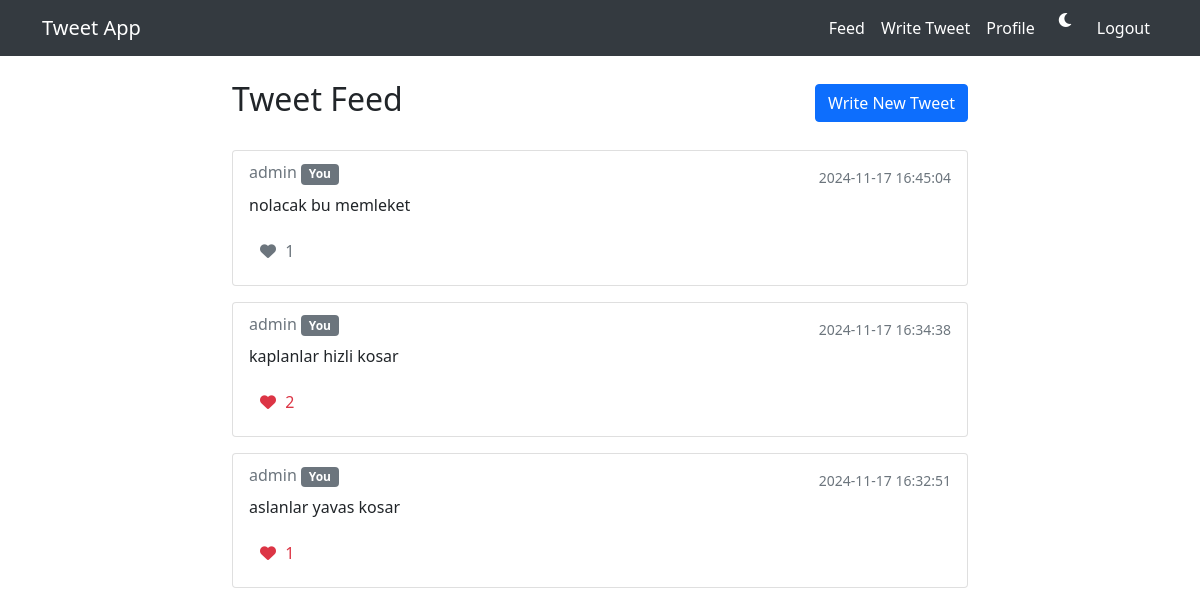
/feed (signed in), run on the app's committed database.
### app.py (models this page shows, shortened)
class User(UserMixin, db.Model):
    id = db.Column(db.Integer, primary_key=True)
    username = db.Column(db.String(80), unique=True, nullable=False)
    password_hash = db.Column(db.String(120), nullable=False)
    bio = db.Column(db.String(200))
    profile_picture = db.Column(db.String(200), default='default.jpg')
    created_at = db.Column(db.DateTime, default=datetime.utcnow)
    tweets = db.relationship('Tweet', backref='author', lazy=True)
    likes = db.relationship('Like', backref='user', lazy=True)

class Tweet(db.Model):
    id = db.Column(db.Integer, primary_key=True)
    content = db.Column(db.String(280), nullable=False)
    timestamp = db.Column(db.DateTime, default=datetime.utcnow)
    user_id = db.Column(db.Integer, db.ForeignKey('user.id'), nullable=False)
    likes = db.relationship('Like', backref='tweet', lazy=True)

### app.py (the view)
@app.route('/feed')
@login_required
def feed():
    all_tweets = Tweet.query.order_by(Tweet.timestamp.desc()).all()
    tweets_with_authors = []
    for tweet in all_tweets:
        like_status = Like.query.filter_by(user_id=current_user.id, tweet_id=tweet.id).first() is not None
        tweets_with_authors.append({
            'id': tweet.id,
            'content': tweet.content,
            'timestamp': tweet.timestamp,
            'author': tweet.author.username,
            'is_own_tweet': tweet.author.id == current_user.id,
            'likes': len(tweet.likes),
            'is_liked_by': like_status
        })
    return render_template('feed.html', tweets=tweets_with_authors)

### app.py (called while the page is built)
@login_manager.user_loader
def load_user(user_id):
    return User.query.get(int(user_id))

### templates/feed.html (shortened to what this page needs)
{% extends "base.html" %}
{% block content %}
<div class="row">
    <div class="col-md-8 mx-auto">
        <div class="d-flex justify-content-between align-items-center mb-4">
            <h2>Tweet Feed</h2>
            <a href="{{ url_for('write_tweet') }}" class="btn btn-primary">Write New Tweet</a>
        </div>
        {% if tweets %}
            {% for tweet in tweets %}
                <div class="card mb-3">
                    <div class="card-body">
                        <div class="d-flex justify-content-between">
                            <h6 class="card-subtitle mb-2 text-muted">
                                <a href="{{ url_for('profile', username=tweet.author) }}" class="text-decoration-none text-muted">
                                    {{ tweet.author }}
                                </a>
                                {% if tweet.is_own_tweet %}
                                    <span class="badge bg-secondary">You</span>
                                {% endif %}
                            </h6>
                            <small class="text-muted">
                                {{ tweet.timestamp.strftime('%Y-%m-%d %H:%M:%S') }}
                            </small>
                        </div>
                        <p class="card-text">{{ tweet.content }}</p>
                        <div class="d-flex justify-content-between align-items-center">
                            <button class="btn btn-link text-decoration-none like-button {% if tweet.is_liked_by %}liked{% endif %}"
                                    data-tweet-id="{{ tweet.id }}">
                                <i class="fas fa-heart"></i>
                                <span class="like-count">{{ tweet.likes }}</span>
                            </button>
                        </div>
                    </div>
                </div>
            {% endfor %}
        {% else %}
            <p class="text-muted">No tweets yet. Be the first to tweet!</p>
        {% endif %}
    </div>
</div>
{% endblock %}

### static/css/style.css (style rules this page uses)
:root { --bg-color: #ffffff; --text-color: #212529; --card-bg: #ffffff; --border-color: rgba(0,0,0,.125); --nav-bg: #343a40; --nav-text: #ffffff; }
body { background-color: var(--bg-color); color: var(--text-color); transition: background-color 0.3s ease, color 0.3s ease; }
.card { background-color: var(--card-bg); border-color: var(--border-color); }
.like-button { color: #6c757d; transition: all 0.2s ease; padding: 5px 10px; border-radius: 20px; }
.like-button.liked { color: #dc3545; }
.like-button i { margin-right: 5px; }

### data on the page
User: author "admin" "admin" "admin"
Tweet: timestamp "2024-11-17 16:45:04", content "nolacak bu memleket"
Tweet: timestamp "2024-11-17 16:34:38", content "kaplanlar hizli kosar"
Tweet: timestamp "2024-11-17 16:32:51", content "aslanlar yavas kosar"

### other printed values
{{ tweet.likes }} "1" "2" "1"
